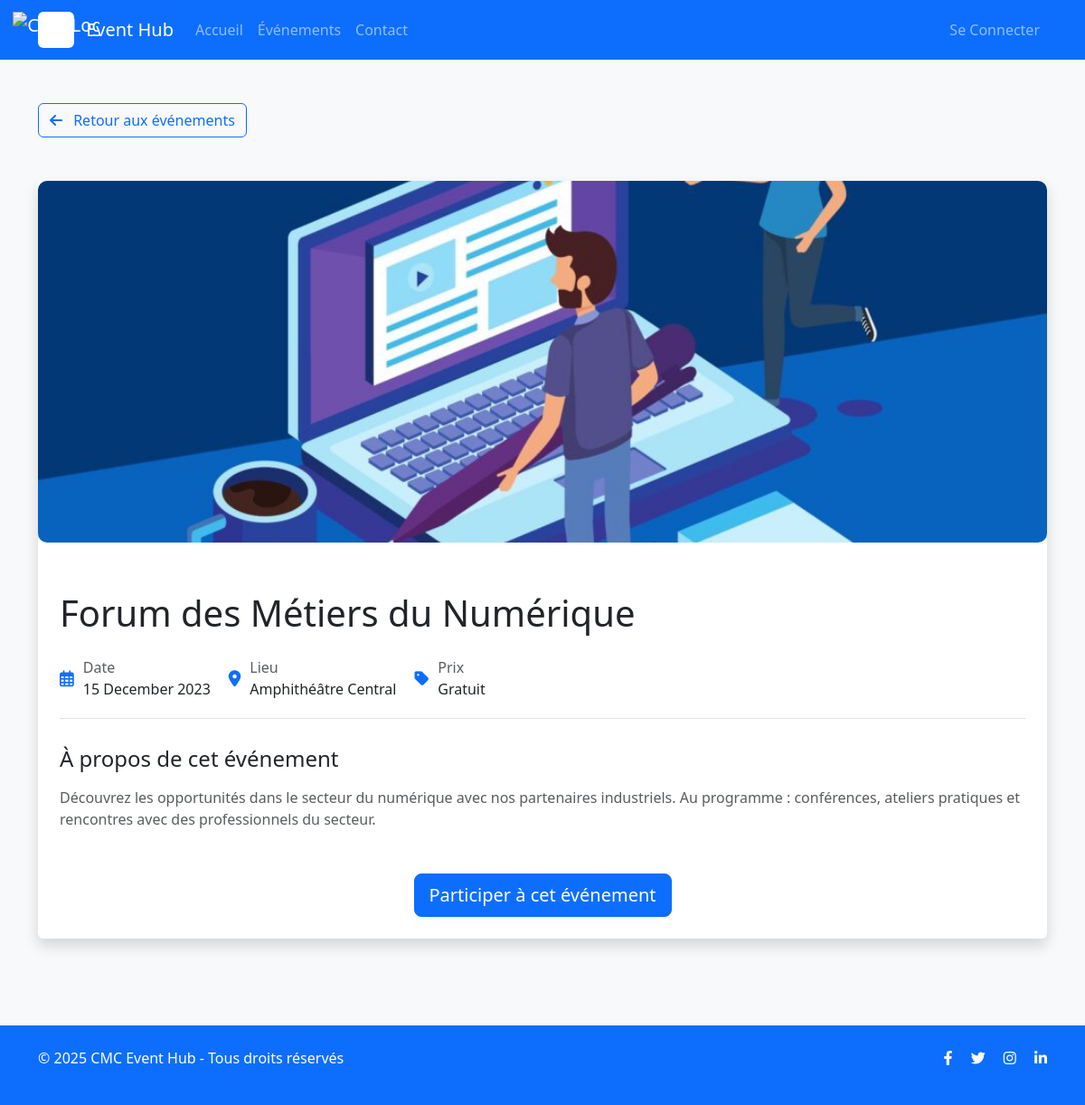
Page /event_detail.php?id=1 on the committed database.
### tables this page shows
CREATE TABLE events (
  id INT AUTO_INCREMENT PRIMARY KEY,
  title VARCHAR(255) NOT NULL,
  date DATE NOT NULL,
  location VARCHAR(255) NOT NULL,
  description TEXT NOT NULL,
  price VARCHAR(100) NOT NULL,
  image VARCHAR(255) NOT NULL,
  category VARCHAR(100) NOT NULL,
  invited_count INT DEFAULT 0,
  attendee_count INT DEFAULT 0
);

### event_detail.php (the view, shortened to what this page needs)
<?php
require_once 'config/db_connect.php';
$event_id = $conn->real_escape_string($_GET['id']);
$sql = "SELECT * FROM events WHERE id = '$event_id'";
$result = $conn->query($sql);
$event = $result->fetch_assoc();
include 'includes/header.php';
?>
<div class="container py-5">
    <div class="mb-4">
        <a href="events.php" class="btn btn-outline-primary mb-4">
            <i class="fas fa-arrow-left me-2"></i>
            Retour aux événements
        </a>
    </div>
    <div class="card shadow border-0">
        <img src="<?php echo htmlspecialchars($event['image']); ?>" class="event-detail-img" alt="<?php echo htmlspecialchars($event['title']); ?>">
        <div class="card-body p-4">
            <h1 class="mb-4"><?php echo htmlspecialchars($event['title']); ?></h1>
            <div class="event-meta">
                <div class="event-meta-item">
                    <i class="far fa-calendar-alt"></i>
                    <div>
                        <p class="text-muted mb-0">Date</p>
                        <p class="mb-0 fw-medium"><?php echo date('d F Y', strtotime($event['date'])); ?></p>
                    </div>
                </div>
                <div class="event-meta-item">
                    <i class="fas fa-map-marker-alt"></i>
                    <div>
                        <p class="text-muted mb-0">Lieu</p>
                        <p class="mb-0 fw-medium"><?php echo htmlspecialchars($event['location']); ?></p>
                    </div>
                </div>
                <div class="event-meta-item">
                    <i class="fas fa-tag"></i>
                    <div>
                        <p class="text-muted mb-0">Prix</p>
                        <p class="mb-0 fw-medium"><?php echo htmlspecialchars($event['price']); ?></p>
                    </div>
                </div>
            </div>
            <div class="mb-5">
                <h2 class="h4 mb-3">À propos de cet événement</h2>
                <p class="text-muted"><?php echo nl2br(htmlspecialchars($event['description'])); ?></p>
            </div>
            <div class="text-center">
                <a href="participate.php?id=<?php echo $event['id']; ?>" class="btn btn-primary btn-lg">
                    Participer à cet événement
                </a>
            </div>
        </div>
    </div>
</div>
<?php
include 'includes/footer.php';
?>

### css/style.css (style rules this page uses)
body { font-family: 'Segoe UI', Tahoma, Geneva, Verdana, sans-serif; background-color: #f8f9fa; color: #333; }
.event-detail-img { width: 100%; height: 400px; object-fit: cover; border-radius: 10px; margin-bottom: 30px; }
.event-meta { display: flex; flex-wrap: wrap; gap: 20px; margin-bottom: 30px; padding-bottom: 20px; border-bottom: 1px solid #dee2e6; }
.event-meta-item { display: flex; align-items: center; }
.event-meta-item i { color: #0d6efd; margin-right: 10px; font-size: 18px; }

### rows in the picture
events: image (picture), title "Forum des Métiers du Numérique", date "15 December 2023", location "Amphithéâtre Central", price "Gratuit", description "Découvrez les opportunités dans le secteur du numérique avec nos partenaires industriels. Au programme : conférences, ateliers pratiques et rencontres avec des professionnels du secteur."
